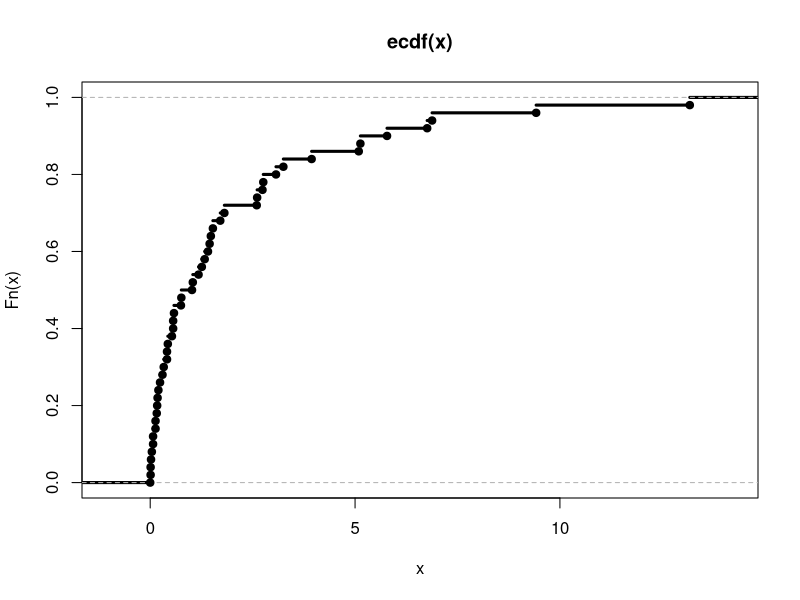
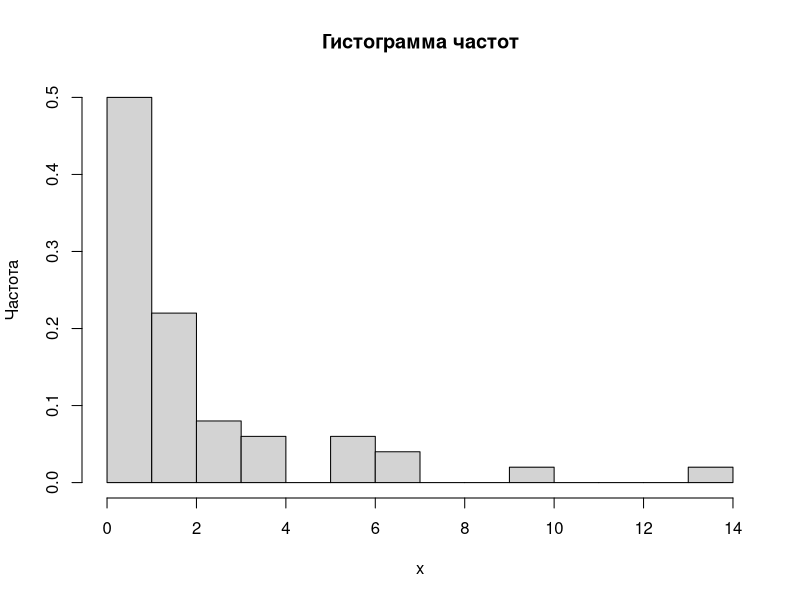
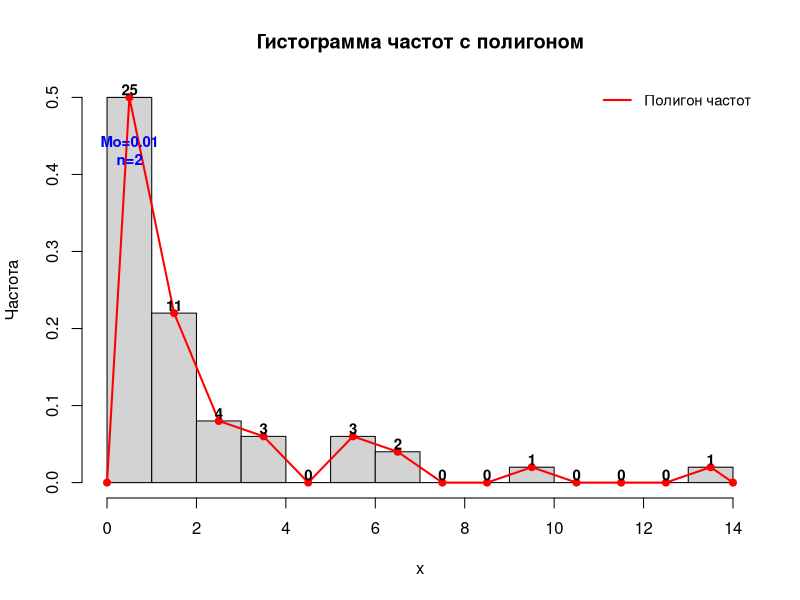

Source code (R) for these figures, in order: (Note: this script raises an error after producing the figures.)
x <- c(0.56,2.76,13.17,1.41,1.81,1.18,6.76,0.30,0.13,0.41,0.18,3.07,6.88,0.01,0.33,0.04,0.13,0.07,3.94,0.07,0.00,1.33,1.04,1.02,9.42,0.58,0.24,5.09,0.53,0.02,5.13,1.45,1.53,0.75,0.17,0.41,1.26,0.20,0.16,0.01,1.71,0.56,2.60,2.74,3.25,0.43,0.76,2.61,1.48,5.78)
n    <- length(x)   # 50
a2   <- 0.02
a_p  <- 0.00        # левая граница для P(X in [a,b])
b_p  <- 4.26        # правая граница
lam0 <- 0.26       # H0: lambda = lambda0
lam1 <- 0.36        # H1: lambda = lambda1

# ============================================================
# (a) Вариационный ряд, ECDF, гистограмма
# ============================================================
cat("--- (a) Вариационный ряд ---\n")
xs <- sort(x)
cat("Вариационный ряд:\n"); print(xs); cat("\n")

# Таблица частот
freq_tab <- table(x)
cat("Таблица частот:\n"); print(freq_tab); cat("\n")

# ECDF
Fn<-ecdf(x)
Fn(1)
Fn(4)
plot.ecdf(x,lwd=3,cex=NA)
points(xs,c(0:(n-1)/n), cex=1, pch=19)


graphics.off()

# Гистограмма: границы [-0.5, 0.5, 1.5, ..., 6.5]
brks_hist <- seq(0, 14, by = 1)
hist(x, breaks = brks_hist, probability = TRUE,
     main = "Гистограмма частот", xlab = "x", ylab = "Частота")
par(mfrow = c(1,1))

graphics.off()
dev.new()
# Простая версия: гистограмма + полигон + числа + мода
hh <- hist(x, breaks = brks_hist, probability = TRUE,
           main = "Гистограмма частот с полигоном", xlab = "x", ylab = "Частота",
           col = "lightgray", border = "black")

# ============================================
# ДОБАВЛЯЕМ ПОЛИГОН ЧАСТОТ
# ============================================
# Добавляем точки с нулевой плотностью по краям для замыкания полигона
polygon_x <- c(hh$breaks[1], hh$mids, hh$breaks[length(hh$breaks)])
polygon_y <- c(0, hh$density, 0)

# Рисуем полигон (красная линия)
lines(polygon_x, polygon_y, col = "red", lwd = 2, type = "o", pch = 19, cex = 0.8)

# ============================================
# Числа над столбцами (количество наблюдений)
# ============================================
text(hh$mids, hh$density + 0.01, labels = hh$counts, cex = 0.9, font = 2)

# ============================================
# Мода
# ============================================
freq_table <- table(x)
mode_val <- as.numeric(names(freq_table)[which.max(freq_table)])
mode_freq <- max(freq_table)

# Находим интервал, содержащий моду
mode_bin <- findInterval(mode_val, brks_hist)
if (mode_bin > 0 && mode_bin <= length(hh$mids)) {
  mode_mid <- hh$mids[mode_bin]
  
  # Текст в верхней части столбца (на 90% высоты)
  text(mode_mid, hh$density[mode_bin] * 0.9,
       labels = sprintf("Mo=%.2f\nn=%d", mode_val, mode_freq),
       cex = 0.9, col = "blue", font = 2, adj = c(0.5, 1))
}

# ============================================
# Легенда (опционально)
# ============================================
legend("topright", legend = c("Полигон частот"), 
       col = "red", lwd = 2, bty = "n", cex = 0.9)


# ============================================================
# (b) Числовые характеристики
# ============================================================
cat("--- (b) Числовые характеристики ---\n")

# (i) Мат. ожидание
m_hat <- mean(x)

# (ii) Дисперсия (смещённая оценка)
s2_hat <- mean((x - m_hat)^2)           # смещённая

# (iii) Медиана — выборочная
# med = x_(n/2 + 1) при чётном n по определению через вариационный ряд
med_hat <- xs[trunc(n/2)+1]                 # xs[26]
# Корректная выборочная медиана при чётном n
med_hat2 <- (xs[n/2] + xs[n/2 + 1]) / 2   # (xs[25] + xs[26]) / 2
# Проверка:
med_std <- median(x)   # должно совпасть

# (iv) Асимметрия (через смещённую дисперсию)
asi_hat <- mean((x - m_hat)^3) / s2_hat^(3/2)

# (v) Эксцесс
exc_hat <- mean((x - m_hat)^4) / s2_hat^2 - 3

# (vi) P(X in [a_p, b_p]) — доля наблюдений
prob_hat <- mean(x >= a_p & x <= b_p)

cat(sprintf("(i)   Мат. ожидание:              %.4f\n", m_hat))
cat(sprintf("(ii)  Дисперсия (смещ.):           %.4f\n", s2_hat))
cat(sprintf("(iii) Медиана (xs[n/2+1]):         %.4f\n", med_hat))
cat(sprintf("(iv)  Асимметрия:                  %.4f\n", asi_hat))
cat(sprintf("(v)   Эксцесс:                     %.4f\n", exc_hat))
cat(sprintf("(vi)  P(X in [%.2f, %.2f]):        %.4f\n", a_p, b_p, prob_hat))
cat("\n")

# ============================================================
# (c) ОМП и ОММ для показательного; смещение
# ============================================================
cat("--- (c) ОМП и ОММ для показательного---\n")

# вообще просто теоретически в отчете в основном вывод
lam_mle <- 1/m_hat
lam_mm  <- 1/m_hat
bias_mle <- lam_mle/(n-1)
bias_mle

cat(sprintf("ОМП  lambda_hat = %.4f  (смещение = %.4f)\n", lam_mle, bias_mle))
cat(sprintf("ОММ  lambda_hat = %.4f  (смещение = %.4f)\n", lam_mm,  bias_mle))
cat("\n")

# ============================================================
# (d) Асимптотический ДИ для lambda: Экспоненциальное распределение
# ============================================================

# --- ИСХОДНЫЕ ДАННЫЕ ---
x_bar <- 1.9094          # выборочное среднее
n <- 50                  # объём выборки
alpha2 <- 0.02           # уровень значимости

# --- ММП-оценка для Exponential: lambda_hat = 1 / X_bar ---
lam_mle <- 1 / x_bar     # ≈ 0.5237 (ОТЛИЧИЕ: для Poisson было lam_mle <- x_bar)

# --- Информация Фишера и стандартная ошибка ---
# Для Exponential: I_1(lambda) = 1/lambda^2
# => Asymptotic Var(lambda_hat) = lambda^2 / n
# => SE = lambda / sqrt(n) ≈ lambda_hat / sqrt(n)

SE_exp <- lam_mle / sqrt(n)  # ≈ 0.0741 

# --- Квантиль нормального распределения ---
z_al2 <- qnorm(1 - alpha2/2)  # z_0.99 ≈ 2.326

# --- Полуширина доверительного интервала ---
d_ci <- z_al2 * SE_exp        # ≈ 2.326 * 0.0741 ≈ 0.1724

# --- Доверительный интервал ---
CI_lam_exp <- c(lam_mle - d_ci, lam_mle + d_ci)

# --- Вывод результатов ---
cat("=== Доверительный интервал для lambda (Exponential) ===\n")
cat(sprintf("Уровень доверия: %.0f%% (α = %.3f)\n", (1-alpha2)*100, alpha2))
cat(sprintf("ММП-оценка: λ̂ = 1/X̄ = %.4f\n", lam_mle))
cat(sprintf("Стандартная ошибка: SE = λ̂/√n = %.4f\n", SE_exp))
cat(sprintf("Квантиль: z_{1-α/2} = %.4f\n", z_al2))
cat(sprintf("Полуширина ДИ: %.4f\n", d_ci))
cat(sprintf("ДИ: [%.4f, %.4f]\n\n", CI_lam_exp[1], CI_lam_exp[2]))


# ============================================================
# Критерий Колмогорова для показательного распределения
# H0: X ~ Exp(lambda0)
# ============================================================

# ------------------------------------------------------------
# Исходные данные
# ------------------------------------------------------------

x <- c(
  0.56,2.76,13.17,1.41,1.81,1.18,6.76,0.30,0.13,0.41,
  0.18,3.07,6.88,0.01,0.33,0.04,0.13,0.07,3.94,0.07,
  0.00,1.33,1.04,1.02,9.42,0.58,0.24,5.09,0.53,0.02,
  5.13,1.45,1.53,0.75,0.17,0.41,1.26,0.20,0.16,0.01,
  1.71,0.56,2.60,2.74,3.25,0.43,0.76,2.61,1.48,5.78
)

n    <- length(x)
a2   <- 0.02
lam0 <- 0.26

# ------------------------------------------------------------
# Сортировка выборки
# ------------------------------------------------------------

xs <- sort(x)

# ------------------------------------------------------------
# Построение таблицы
# ------------------------------------------------------------

v1 <- 1:n

v2 <- xs

# (i-1)/n
v3 <- (0:(n - 1)) / n

# i/n
v4 <- (1:n) / n

# Теоретическая функция распределения
v5 <- pexp(xs, rate = lam0)

# |F0 - (i-1)/n|
v6 <- abs(v5 - v3)

# |F0 - i/n|
v7 <- abs(v5 - v4)

# max
v8 <- pmax(v6, v7)

# ------------------------------------------------------------
# Таблица
# ------------------------------------------------------------

KS.tab <- data.frame(
  i            = v1,
  X            = round(v2, 4),
  Fn           = round(v3, 4),
  Fnpls        = round(v4, 4),
  F0           = round(v5, 4),
  abs1         = round(v6, 4),
  abs2         = round(v7, 4),
  max_value    = round(v8, 4)
)

print(KS.tab)

# ------------------------------------------------------------
# Статистика Колмогорова
# ------------------------------------------------------------

Dn <- max(v8)

lambda_n <- sqrt(n) * Dn

# ------------------------------------------------------------
# Критическое значение
# ------------------------------------------------------------

K_crit <- 1.5174

# ------------------------------------------------------------
# p-value
# ------------------------------------------------------------

exp0 <- function(x){
  pexp(x, rate = lam0)
}

ks_res <- ks.test(x, exp0)

p_value <- ks_res$p.value

# ------------------------------------------------------------
# Результаты
# ------------------------------------------------------------

cat("\n")
cat("========================================\n")
cat("КРИТЕРИЙ КОЛМОГОРОВА\n")
cat("========================================\n\n")

cat(sprintf("lambda0 = %.4f\n", lam0))
cat(sprintf("n = %d\n\n", n))

cat(sprintf("Dn = %.6f\n", Dn))
cat(sprintf("sqrt(n) * Dn = %.6f\n", lambda_n))
cat(sprintf("K_crit = %.4f\n", K_crit))
cat(sprintf("p-value = %.10f\n\n", p_value))

if(lambda_n > K_crit){
  cat("Вывод: H0 отвергается\n")
} else {
  cat("Вывод: H0 не отвергается\n")
}

cat(sprintf(
  "\nНаибольший уровень значимости: %.10f\n",
  p_value
))

# ============================================================
# χ²-критерий: ПОКАЗАТЕЛЬНОЕ распределение
# Пункт f) — простая гипотеза
# Пункт g) — сложная гипотеза
# ============================================================

cat("============================================\n")
cat("ПУНКТ f) Простая гипотеза\n")
cat("============================================\n\n")

# ------------------------------------------------------------
# Исходные данные
# ------------------------------------------------------------

x <- c(
  0.56,2.76,13.17,1.41,1.81,1.18,6.76,0.30,0.13,0.41,
  0.18,3.07,6.88,0.01,0.33,0.04,0.13,0.07,3.94,0.07,
  0.00,1.33,1.04,1.02,9.42,0.58,0.24,5.09,0.53,0.02,
  5.13,1.45,1.53,0.75,0.17,0.41,1.26,0.20,0.16,0.01,
  1.71,0.56,2.60,2.74,3.25,0.43,0.76,2.61,1.48,5.78
)

n    <- length(x)
a2   <- 0.02
lam0 <- 0.26

# ------------------------------------------------------------
# Группировка
# ------------------------------------------------------------

# Интервалы:
# [0,1), [1,2), [2,+inf)

nu <- c(
  sum(x < 1),
  sum(x >= 1 & x < 2),
  sum(x >= 2)
)
ranges <- c(
  "[0,1)",
  "[1,2)",
  "[2,Inf)"
)

# ------------------------------------------------------------
# Теоретические вероятности
# ------------------------------------------------------------

p0 <- c(
  pexp(1, rate = lam0),
  pexp(2, rate = lam0) - pexp(1, rate = lam0),
  1 - pexp(2, rate = lam0)
)

# ------------------------------------------------------------
# Ожидаемые частоты
# ------------------------------------------------------------

np0 <- n * p0

# ------------------------------------------------------------
# Остатки и χ²
# ------------------------------------------------------------

res  <- (nu - np0) / sqrt(np0)
res2 <- res^2

X2 <- sum(res2)

# ------------------------------------------------------------
# Степени свободы
# ------------------------------------------------------------

r  <- length(nu)
df <- r - 1

# ------------------------------------------------------------
# Критическое значение и p-value
# ------------------------------------------------------------

chi_crit <- qchisq(1 - a2, df)

p_value <- pchisq(
  X2,
  df,
  lower.tail = FALSE
)

# ------------------------------------------------------------
# Таблица
# ------------------------------------------------------------

tab_f <- data.frame(
  i     = 1:r,
  range = ranges,
  nu_i  = nu,
  p_i   = round(p0, 4),
  np_i  = round(np0, 4),
  res   = round(res, 4),
  res2  = round(res2, 4)
)

print(tab_f, row.names = FALSE)

# ------------------------------------------------------------
# Результаты
# ------------------------------------------------------------

cat("\n")
cat(sprintf("lambda0 = %.4f\n", lam0))
cat(sprintf("df = %d\n", df))
cat(sprintf("X^2 = %.4f\n", X2))
cat(sprintf("chi_crit = %.4f\n", chi_crit))
cat(sprintf("p-value = %.4f\n", p_value))

cat("\n")

if(X2 > chi_crit){
  cat("Вывод: H0 отвергается\n")
} else {
  cat("Вывод: H0 не отвергается\n")
}

cat(sprintf(
  "Наибольший уровень значимости: %.10f\n",
  p_value
))

# ============================================================
# ПУНКТ g) — сложная гипотеза
# ============================================================

cat("\n\n")
cat("============================================\n")
cat("ПУНКТ g) Сложная гипотеза\n")
cat("============================================\n\n")

# ------------------------------------------------------------
# Группировка
# ------------------------------------------------------------

nu <- c(
  sum(x < 1),
  sum(x >= 1 & x < 2),
  sum(x >= 2)
)
ranges <- c(
  "[0,1)",
  "[1,2)",
  "[2,Inf)"
)

# ------------------------------------------------------------
# χ² как функция lambda
# ------------------------------------------------------------

chi_sq <- function(lam){
  
  lam <- lam[1]
  
  if(lam <= 0){
    return(Inf)
  }
  
  p0 <- c(
    pexp(1, rate = lam),
    pexp(2, rate = lam) - pexp(1, rate = lam),
    1 - pexp(2, rate = lam)
  )
  
  np <- n * p0
  
  sum((nu - np)^2 / np)
}

# ------------------------------------------------------------
# Минимизация
# ------------------------------------------------------------

start_lambda <- 1 / mean(x)

opt <- nlm(
  f = chi_sq,
  p = start_lambda
)

lam_hat <- opt$estimate

# ------------------------------------------------------------
# Теоретические вероятности
# ------------------------------------------------------------

p <- c(
  pexp(1, rate = lam_hat),
  pexp(2, rate = lam_hat) - pexp(1, rate = lam_hat),
  1 - pexp(2, rate = lam_hat)
)

np <- n * p

# ------------------------------------------------------------
# Остатки и χ²
# ------------------------------------------------------------

res  <- (nu - np) / sqrt(np)
res2 <- res^2

X2 <- sum(res2)

# ------------------------------------------------------------
# p-value
# ------------------------------------------------------------

p_value <- pchisq(
  X2,
  df,
  lower.tail = FALSE
)
# ------------------------------------------------------------
# Таблица
# ------------------------------------------------------------

tab_g <- data.frame(
  i     = 1:r,
  range = ranges,
  nu_i  = nu,
  p_i   = round(p, 4),
  np_i  = round(np, 4),
  res   = round(res, 4),
  res2  = round(res2, 4)
)

print(tab_g, row.names = FALSE)
X2  <- sum(res2)
# ------------------------------------------------------------
# Результаты
# ------------------------------------------------------------

cat("\n")
cat(sprintf("lambda_hat = %.4f\n", lam_hat))
cat(sprintf("df = %d\n", df))
cat(sprintf("X^2 = %.4f\n", X2))
cat(sprintf("chi_crit = %.4f\n", chi_crit))
cat(sprintf("p-value = %.4f\n", p_value))

cat("\n")

if(X2 > chi_crit){
  cat("Вывод: H0 отвергается\n")
} else {
  cat("Вывод: H0 не отвергается\n")
}

cat(sprintf(
  "Наибольший уровень значимости: %.20f\n",
  p_value
))
cat(sprintf("ДИ: [%.4f, %.4f]\n", CI_lam[1], CI_lam[2]))



# ============================================================
# (h) Наиболее мощный критерий Неймана-Пирсона
# H0: Exp(lambda0)
# H1: Exp(lambda1)
# ============================================================

# ------------------------------------------------------------
# Исходные данные
# ------------------------------------------------------------

x <- c(
  0.56,2.76,13.17,1.41,1.81,1.18,6.76,0.30,0.13,0.41,
  0.18,3.07,6.88,0.01,0.33,0.04,0.13,0.07,3.94,0.07,
  0.00,1.33,1.04,1.02,9.42,0.58,0.24,5.09,0.53,0.02,
  5.13,1.45,1.53,0.75,0.17,0.41,1.26,0.20,0.16,0.01,
  1.71,0.56,2.60,2.74,3.25,0.43,0.76,2.61,1.48,5.78
)

n <- length(x)

lambda0 <- 0.26
lambda1 <- 0.36

alpha <- 0.02

# ------------------------------------------------------------
# 1. Наблюдаемое значение статистики
# ------------------------------------------------------------

T_obs <- sum(x)

# ------------------------------------------------------------
# 2. Распределение статистики при H0
# ------------------------------------------------------------

# T ~ Gamma(shape=n, rate=lambda0)

# ------------------------------------------------------------
# 3. Критическая граница
# ------------------------------------------------------------

C <- qgamma(
  alpha,
  shape = n,
  rate = lambda0
)

# ------------------------------------------------------------
# 4. p-value
# ------------------------------------------------------------

p_value <- pgamma(
  T_obs,
  shape = n,
  rate = lambda0
)

# ------------------------------------------------------------
# 5. Вывод результатов
# ------------------------------------------------------------

cat("========================================\n")
cat("НАИБОЛЕЕ МОЩНЫЙ КРИТЕРИЙ\n")
cat("========================================\n\n")

cat(sprintf("H0: lambda = %.2f\n", lambda0))
cat(sprintf("H1: lambda = %.2f\n\n", lambda1))

cat(sprintf("Размер выборки n = %d\n", n))

cat(sprintf(
  "Наблюдаемое значение статистики T = %.4f\n",
  T_obs
))

cat(sprintf(
  "Критическая граница C = %.4f\n",
  C
))

cat(sprintf(
  "Критическая область: T < %.4f\n\n",
  C
))

cat(sprintf(
  "P-value = %.10f\n\n",
  p_value
))

if(T_obs < C){
  cat("Вывод: гипотеза H0 ОТВЕРГАЕТСЯ\n")
} else {
  cat("Вывод: гипотеза H0 НЕ отвергается\n")
}

# ============================================================
# Смена гипотез местами
# ============================================================

cat("\n========================================\n")
cat("ПЕРЕСТАНОВКА ГИПОТЕЗ\n")
cat("========================================\n\n")

# ------------------------------------------------------------
# Новые гипотезы
# ------------------------------------------------------------

lambda0_new <- lambda1
lambda1_new <- lambda0

# ------------------------------------------------------------
# Критическая граница
# ------------------------------------------------------------

C_new <- qgamma(
  1 - alpha,
  shape = n,
  rate = lambda0_new
)

# ------------------------------------------------------------
# p-value
# ------------------------------------------------------------

p_value_new <- pgamma(
  T_obs,
  shape = n,
  rate = lambda0_new,
  lower.tail = FALSE
)

# ------------------------------------------------------------
# Вывод
# ------------------------------------------------------------

cat(sprintf("H0: lambda = %.2f\n", lambda0_new))
cat(sprintf("H1: lambda = %.2f\n\n", lambda1_new))

cat(sprintf(
  "Критическая граница C' = %.4f\n",
  C_new
))

cat(sprintf(
  "Критическая область: T > %.4f\n\n",
  C_new
))

cat(sprintf(
  "P-value = %.10f\n\n",
  p_value_new
))

if(T_obs > C_new){
  cat("Вывод: гипотеза H0 ОТВЕРГАЕТСЯ\n")
} else {
  cat("Вывод: гипотеза H0 НЕ отвергается\n")
}
# -------------------------------------------------
# Основная гипотеза
# T ~ Gamma(50, 0.26)
# -------------------------------------------------

pgamma(140, shape = 50, rate = 0.26)

pgamma(141, shape = 50, rate = 0.26)

pgamma(140.658, shape = 50, rate = 0.26)

# -------------------------------------------------
# Перестановка гипотез
# T ~ Gamma(50, 0.36)
# -------------------------------------------------



# ============================================================
# Пункт (i): Гамма-распределение f(x) = sqrt(lambda)*exp(-lambda*x/2)/sqrt(2*pi*x)
# ============================================================

# Исходные данные из условия
x_bar <- 1.9094
n     <- 50
alpha2 <- 0.02

# ---------- (i-c) Оценки и смещение ----------
lam_hat <- 1 / x_bar  # ОМП и ММ совпадают

# Теоретическое смещение: 2*lambda/(n-2). Оцениваем, подставляя lam_hat
bias_est <- (2 * lam_hat) / (n - 2)

cat("--- (i-c) Гамма-распределение ---\n")
cat(sprintf("Оценка λ̂ = 1/X̄ = %.4f\n", lam_hat))
cat(sprintf("Оценка смещения ≈ %.4f\n\n", bias_est))

# ---------- (i-d) Асимптотический ДИ ----------
# Информация Фишера: I_1(lambda) = 1/(2*lambda^2)
# => Asymptotic Var(lambda_hat) = 2*lambda^2 / n
# => SE = lambda_hat * sqrt(2/n)

se_asym <- lam_hat * sqrt(2 / n)
z_alpha <- qnorm(1 - alpha2/2)  # z_0.99
margin  <- z_alpha * se_asym

CI_lam <- c(lam_hat - margin, lam_hat + margin)

cat("--- (i-d) Доверительный интервал (уровень", 1-alpha2, ") ---\n")
cat(sprintf("z_{%.2f} = %.4f\n", 1-alpha2/2, z_alpha))
cat(sprintf("SE = λ̂*sqrt(2/n) = %.4f\n", se_asym))


# ============================================================
# Пункт e)
# Критерий Колмогорова для гамма-распределения
# f(x)=sqrt(lambda)*exp(-lambda*x/2)/sqrt(2*pi*x)
# ============================================================

# ------------------------------------------------------------
# Исходные данные
# ------------------------------------------------------------

x <- c(
  0.56,2.76,13.17,1.41,1.81,1.18,6.76,0.30,0.13,0.41,
  0.18,3.07,6.88,0.01,0.33,0.04,0.13,0.07,3.94,0.07,
  0.00,1.33,1.04,1.02,9.42,0.58,0.24,5.09,0.53,0.02,
  5.13,1.45,1.53,0.75,0.17,0.41,1.26,0.20,0.16,0.01,
  1.71,0.56,2.60,2.74,3.25,0.43,0.76,2.61,1.48,5.78
)

n <- length(x)

alpha2 <- 0.02
lambda0 <- 0.26

# ------------------------------------------------------------
# Сортировка выборки
# ------------------------------------------------------------

xs <- sort(x)

# ------------------------------------------------------------
# Теоретическая функция распределения
# lambda * X ~ chi-square(df=1)
# ------------------------------------------------------------

F0 <- pchisq(lambda0 * xs, df = 1)

# ------------------------------------------------------------
# Компоненты статистики Колмогорова
# ------------------------------------------------------------

Fn_minus <- (0:(n - 1)) / n
Fn_plus  <- (1:n) / n

abs1 <- abs(F0 - Fn_minus)
abs2 <- abs(F0 - Fn_plus)

max_value <- pmax(abs1, abs2)

# ------------------------------------------------------------
# Таблица
# ------------------------------------------------------------

KS.tab <- data.frame(
  i = 1:n,
  X = round(xs, 2),
  Fn = round(Fn_minus, 2),
  Fnpls = round(Fn_plus, 2),
  F0 = round(F0, 4),
  abs1 = round(abs1, 4),
  abs2 = round(abs2, 4),
  max_value = round(max_value, 4)
)

print(KS.tab)

# ------------------------------------------------------------
# Статистика Колмогорова
# ------------------------------------------------------------

Dn <- max(max_value)

row_max <- KS.tab[KS.tab$max_value == round(Dn, 4), ]

cat("\n")
cat("=====================================\n")
cat("СТРОКА С МАКСИМАЛЬНЫМ ЗНАЧЕНИЕМ\n")
cat("=====================================\n")

print(row_max)

# ------------------------------------------------------------
# Масштабированная статистика
# ------------------------------------------------------------

lambda_n <- sqrt(n) * Dn

# ------------------------------------------------------------
# Критическое значение
# ------------------------------------------------------------

K_crit <- 1.5174

# ------------------------------------------------------------
# p-value
# ------------------------------------------------------------

gamma_cdf <- function(t){
  pchisq(lambda0 * t, df = 1)
}

ks_result <- ks.test(x, gamma_cdf)

# ------------------------------------------------------------
# Вывод результатов
# ------------------------------------------------------------

cat("\n")
cat("=====================================\n")
cat("КРИТЕРИЙ КОЛМОГОРОВА\n")
cat("=====================================\n\n")

cat(sprintf("n = %d\n", n))
cat(sprintf("lambda0 = %.2f\n", lambda0))
cat(sprintf("alpha2 = %.2f\n\n", alpha2))

cat(sprintf("Dn = %.4f\n", Dn))
cat(sprintf("sqrt(n)*Dn = %.4f\n", lambda_n))
cat(sprintf("K_crit = %.4f\n\n", K_crit))

cat(sprintf("p-value = %.6f\n\n", ks_result$p.value))

if(lambda_n > K_crit){
  cat("Вывод: H0 отвергается\n")
} else {
  cat("Вывод: H0 не отвергается\n")
}

cat("\n")
cat("Результат ks.test:\n")
print(ks_result)

# ============================================================
# ПУНКТ f) — простая гипотеза
# Гамма-распределение:
# f(x) = sqrt(lambda)*exp(-lambda*x/2)/sqrt(2*pi*x)
#
# Это распределение:
# X ~ Gamma(shape = 1/2, rate = lambda/2)
# или X ~ chisq(df=1)/lambda
# ============================================================

cat("============================================\n")
cat("ПУНКТ f) Простая гипотеза\n")
cat("============================================\n\n")

# ------------------------------------------------------------
# Исходные данные
# ------------------------------------------------------------

x <- c(
  0.56,2.76,13.17,1.41,1.81,1.18,6.76,0.30,0.13,0.41,
  0.18,3.07,6.88,0.01,0.33,0.04,0.13,0.07,3.94,0.07,
  0.00,1.33,1.04,1.02,9.42,0.58,0.24,5.09,0.53,0.02,
  5.13,1.45,1.53,0.75,0.17,0.41,1.26,0.20,0.16,0.01,
  1.71,0.56,2.60,2.74,3.25,0.43,0.76,2.61,1.48,5.78
)

n    <- length(x)
a2   <- 0.02
lam0 <- 0.26

# ------------------------------------------------------------
# Группировка
# ------------------------------------------------------------

nu <- c(
  sum(x < 1),
  sum(x >= 1 & x < 2),
  sum(x >= 2)
)

ranges <- c(
  "[0,1)",
  "[1,2)",
  "[2,Inf)"
)

# ------------------------------------------------------------
# Теоретические вероятности
# ------------------------------------------------------------
# Используем pchisq:
# P(X <= x) = P(ChiSq_1 <= lambda*x)

p0 <- c(
  pchisq(lam0 * 1, df = 1),
  
  pchisq(lam0 * 2, df = 1) -
    pchisq(lam0 * 1, df = 1),
  
  1 - pchisq(lam0 * 2, df = 1)
)

# ------------------------------------------------------------
# Ожидаемые частоты
# ------------------------------------------------------------

np0 <- n * p0

# ------------------------------------------------------------
# Остатки и χ²
# ------------------------------------------------------------

res  <- (nu - np0) / sqrt(np0)
res2 <- res^2

X2 <- sum(res2)

# ------------------------------------------------------------
# Степени свободы
# ------------------------------------------------------------

r  <- length(nu)
df <- r - 1

# ------------------------------------------------------------
# Критическое значение и p-value
# ------------------------------------------------------------

chi_crit <- qchisq(1 - a2, df)

p_value <- pchisq(
  X2,
  df,
  lower.tail = FALSE
)

# ------------------------------------------------------------
# Таблица
# ------------------------------------------------------------

tab_f <- data.frame(
  i     = 1:r,
  range = ranges,
  nu_i  = nu,
  p_i   = round(p0, 4),
  np_i  = round(np0, 4),
  res   = round(res, 4),
  res2  = round(res2, 4)
)

print(tab_f, row.names = FALSE)

# ------------------------------------------------------------
# Результаты
# ------------------------------------------------------------

cat("\n")
cat(sprintf("lambda0 = %.4f\n", lam0))
cat(sprintf("df = %d\n", df))
cat(sprintf("X^2 = %.4f\n", X2))
cat(sprintf("chi_crit = %.4f\n", chi_crit))
cat(sprintf("p-value = %.10f\n", p_value))

cat("\n")

if(X2 > chi_crit){
  cat("Вывод: H0 отвергается\n")
} else {
  cat("Вывод: H0 не отвергается\n")
}

cat(sprintf(
  "Наибольший уровень значимости: %.4f\n",
  p_value
))


# ============================================================
# ПУНКТ g) — сложная гипотеза
# ============================================================

cat("\n\n")
cat("============================================\n")
cat("ПУНКТ g) Сложная гипотеза\n")
cat("============================================\n\n")

# ------------------------------------------------------------
# Группировка
# ------------------------------------------------------------

nu <- c(
  sum(x < 1),
  sum(x >= 1 & x < 2),
  sum(x >= 2)
)

ranges <- c(
  "[0,1)",
  "[1,2)",
  "[2,Inf)"
)

# ------------------------------------------------------------
# χ² как функция lambda
# ------------------------------------------------------------

chi_sq <- function(lam){
  
  lam <- lam[1]
  
  if(lam <= 0){
    return(Inf)
  }
  
  p0 <- c(
    pchisq(lam * 1, df = 1),
    
    pchisq(lam * 2, df = 1) -
      pchisq(lam * 1, df = 1),
    
    1 - pchisq(lam * 2, df = 1)
  )
  
  np <- n * p0
  
  sum((nu - np)^2 / np)
}

# ------------------------------------------------------------
# Минимизация
# ------------------------------------------------------------

start_lambda <- 1 / mean(x)

opt <- nlm(
  f = chi_sq,
  p = start_lambda
)

lam_hat <- opt$estimate

# ------------------------------------------------------------
# Теоретические вероятности
# ------------------------------------------------------------

p <- c(
  pchisq(lam_hat * 1, df = 1),
  
  pchisq(lam_hat * 2, df = 1) -
    pchisq(lam_hat * 1, df = 1),
  
  1 - pchisq(lam_hat * 2, df = 1)
)

np <- n * p

# ------------------------------------------------------------
# Остатки и χ²
# ------------------------------------------------------------

res  <- (nu - np) / sqrt(np)
res2 <- res^2

X2 <- sum(res2)

# ------------------------------------------------------------
# Степени свободы
# ------------------------------------------------------------

r  <- length(nu)

# минус 1 параметр lambda
df <- r - 1 - 1

# ------------------------------------------------------------
# Критическое значение и p-value
# ------------------------------------------------------------

chi_crit <- qchisq(1 - a2, df)

p_value <- pchisq(
  X2,
  df,
  lower.tail = FALSE
)

# ------------------------------------------------------------
# Таблица
# ------------------------------------------------------------

tab_g <- data.frame(
  i     = 1:r,
  range = ranges,
  nu_i  = nu,
  p_i   = round(p, 4),
  np_i  = round(np, 4),
  res   = round(res, 4),
  res2  = round(res2, 4)
)

print(tab_g, row.names = FALSE)

# ------------------------------------------------------------
# Результаты
# ------------------------------------------------------------

cat("\n")
cat(sprintf("lambda_hat = %.4f\n", lam_hat))
cat(sprintf("df = %d\n", df))
cat(sprintf("X^2 = %.4f\n", X2))
cat(sprintf("chi_crit = %.4f\n", chi_crit))
cat(sprintf("p-value = %.10f\n", p_value))

cat("\n")

if(X2 > chi_crit){
  cat("Вывод: H0 отвергается\n")
} else {
  cat("Вывод: H0 не отвергается\n")
}

cat(sprintf(
  "Наибольший уровень значимости: %.10f\n",
  p_value
))



# ============================================================
# (h) Наиболее мощный критерий Неймана-Пирсона
# Гамма-распределение:
# f(x)=sqrt(lambda)*exp(-lambda*x/2)/sqrt(2*pi*x)
# ============================================================

# ------------------------------------------------------------
# Исходные данные
# ------------------------------------------------------------

x <- c(
  0.56,2.76,13.17,1.41,1.81,1.18,6.76,0.30,0.13,0.41,
  0.18,3.07,6.88,0.01,0.33,0.04,0.13,0.07,3.94,0.07,
  0.00,1.33,1.04,1.02,9.42,0.58,0.24,5.09,0.53,0.02,
  5.13,1.45,1.53,0.75,0.17,0.41,1.26,0.20,0.16,0.01,
  1.71,0.56,2.60,2.74,3.25,0.43,0.76,2.61,1.48,5.78
)

n <- length(x)

lambda0 <- 0.26
lambda1 <- 0.36

alpha <- 0.02

# ------------------------------------------------------------
# Наблюдаемое значение статистики
# ------------------------------------------------------------

T_obs <- sum(x)

# ------------------------------------------------------------
# Основная гипотеза
# H0: lambda = lambda0
# H1: lambda = lambda1
# ------------------------------------------------------------

# lambda0 * T ~ chi-square(df=n)

# Критическая граница
chi_left <- qchisq(alpha, df = n)

C <- chi_left / lambda0

# p-value
p_value <- pchisq(
  lambda0 * T_obs,
  df = n
)

# ------------------------------------------------------------
# Вывод
# ------------------------------------------------------------

cat("========================================\n")
cat("ОСНОВНАЯ ГИПОТЕЗА\n")
cat("========================================\n\n")

cat(sprintf("lambda0 = %.2f\n", lambda0))
cat(sprintf("lambda1 = %.2f\n\n", lambda1))

cat(sprintf("n = %d\n", n))

cat(sprintf(
  "Наблюдаемое значение T = %.4f\n",
  T_obs
))

cat(sprintf(
  "Критическая граница C = %.4f\n",
  C
))

cat(sprintf(
  "Критическая область: T < %.4f\n\n",
  C
))

cat(sprintf(
  "P-value = %.10f\n\n",
  p_value
))

if(T_obs < C){
  cat("Вывод: H0 отвергается\n")
} else {
  cat("Вывод: H0 не отвергается\n")
}

# ============================================================
# Перестановка гипотез
# ============================================================

# H0: lambda = lambda1
# H1: lambda = lambda0

# lambda1 * T ~ chi-square(df=n)

# Критическая граница
chi_right <- qchisq(1 - alpha, df = n)

C_new <- chi_right / lambda1

# p-value
p_value_new <- pchisq(
  lambda1 * T_obs,
  df = n,
  lower.tail = FALSE
)

# ------------------------------------------------------------
# Вывод
# ------------------------------------------------------------

cat("\n========================================\n")
cat("ПЕРЕСТАНОВКА ГИПОТЕЗ\n")
cat("========================================\n\n")

cat(sprintf("lambda0 = %.2f\n", lambda1))
cat(sprintf("lambda1 = %.2f\n\n", lambda0))

cat(sprintf(
  "Наблюдаемое значение T = %.4f\n",
  T_obs
))

cat(sprintf(
  "Критическая граница C' = %.4f\n",
  C_new
))

cat(sprintf(
  "Критическая область: T > %.4f\n\n",
  C_new
))

cat(sprintf(
  "P-value = %.10f\n\n",
  p_value_new
))

if(T_obs > C_new){
  cat("Вывод: H0 отвергается\n")
} else {
  cat("Вывод: H0 не отвергается\n")
}
